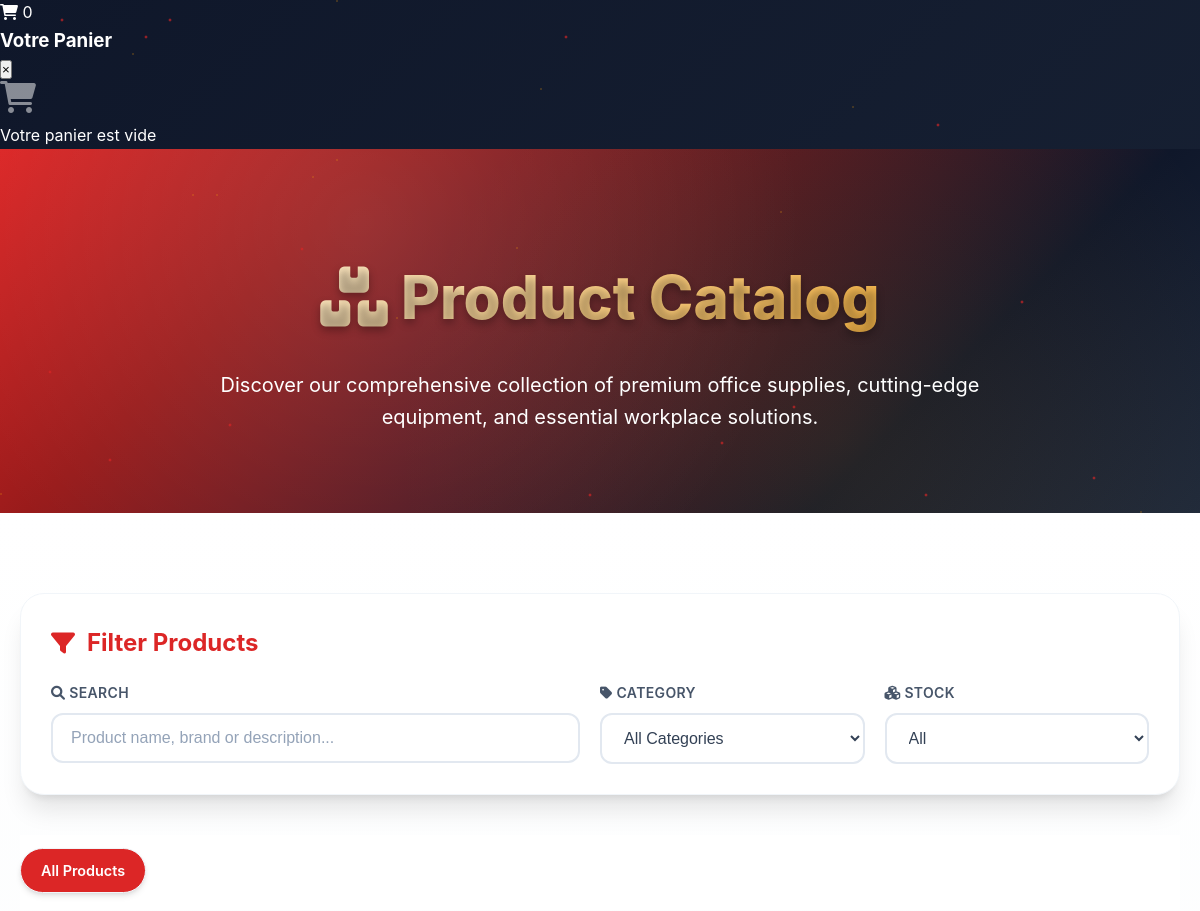
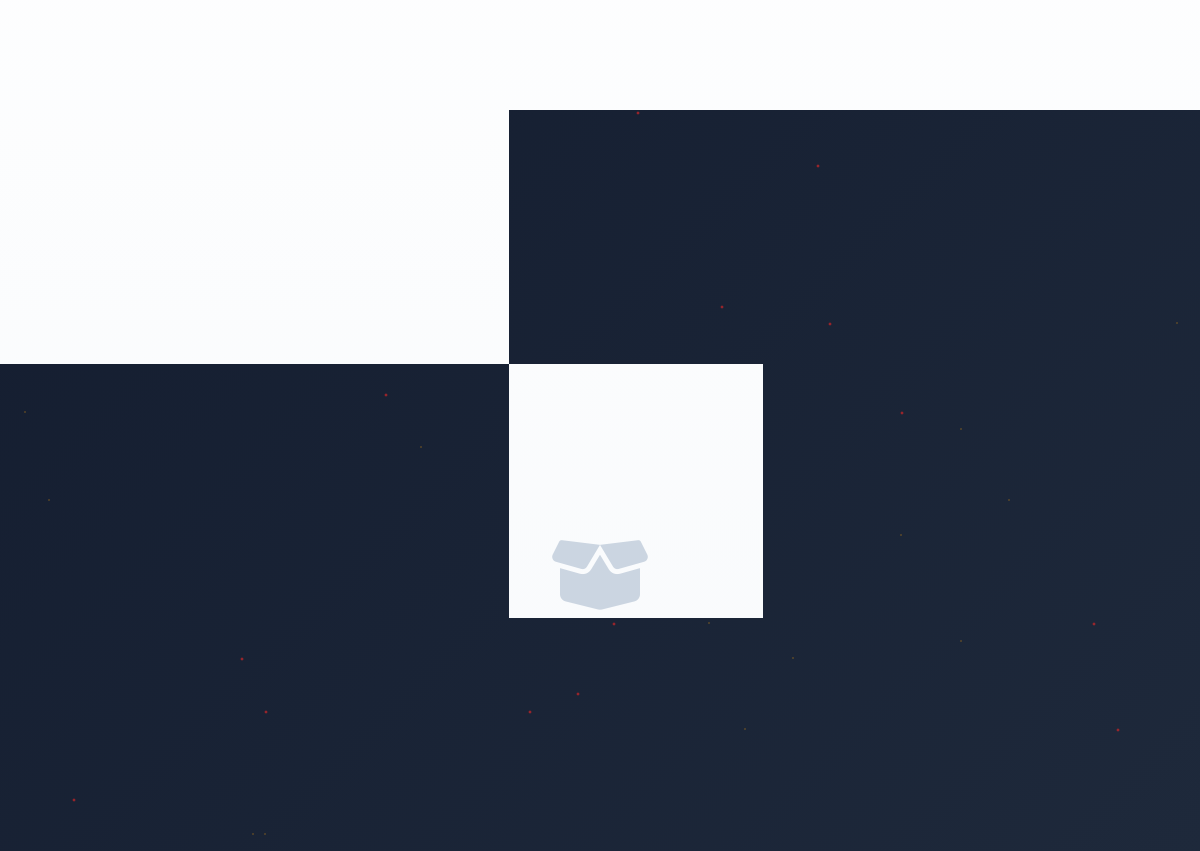
/, run on an earlier commit of the app's database (2 pictures, top to bottom).
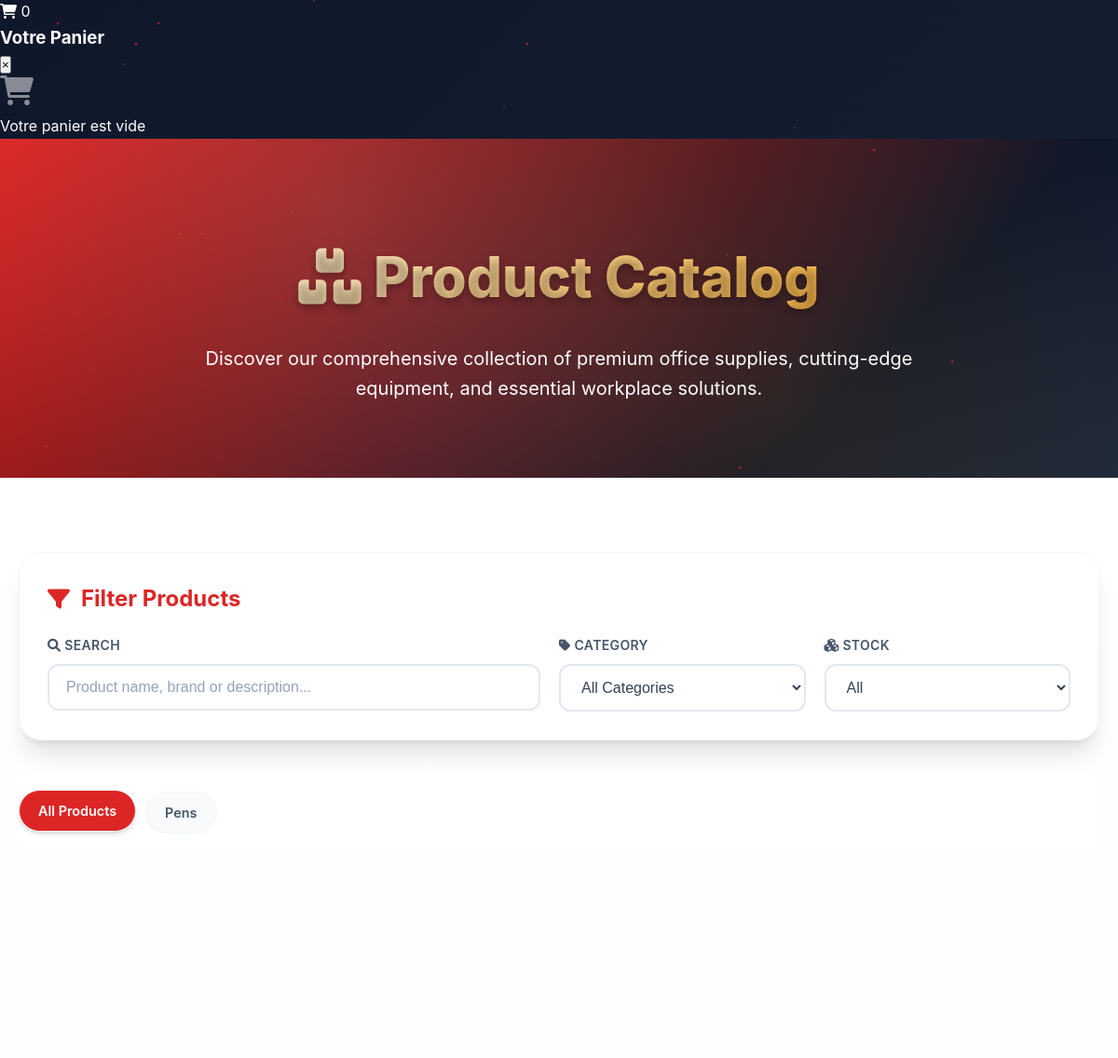
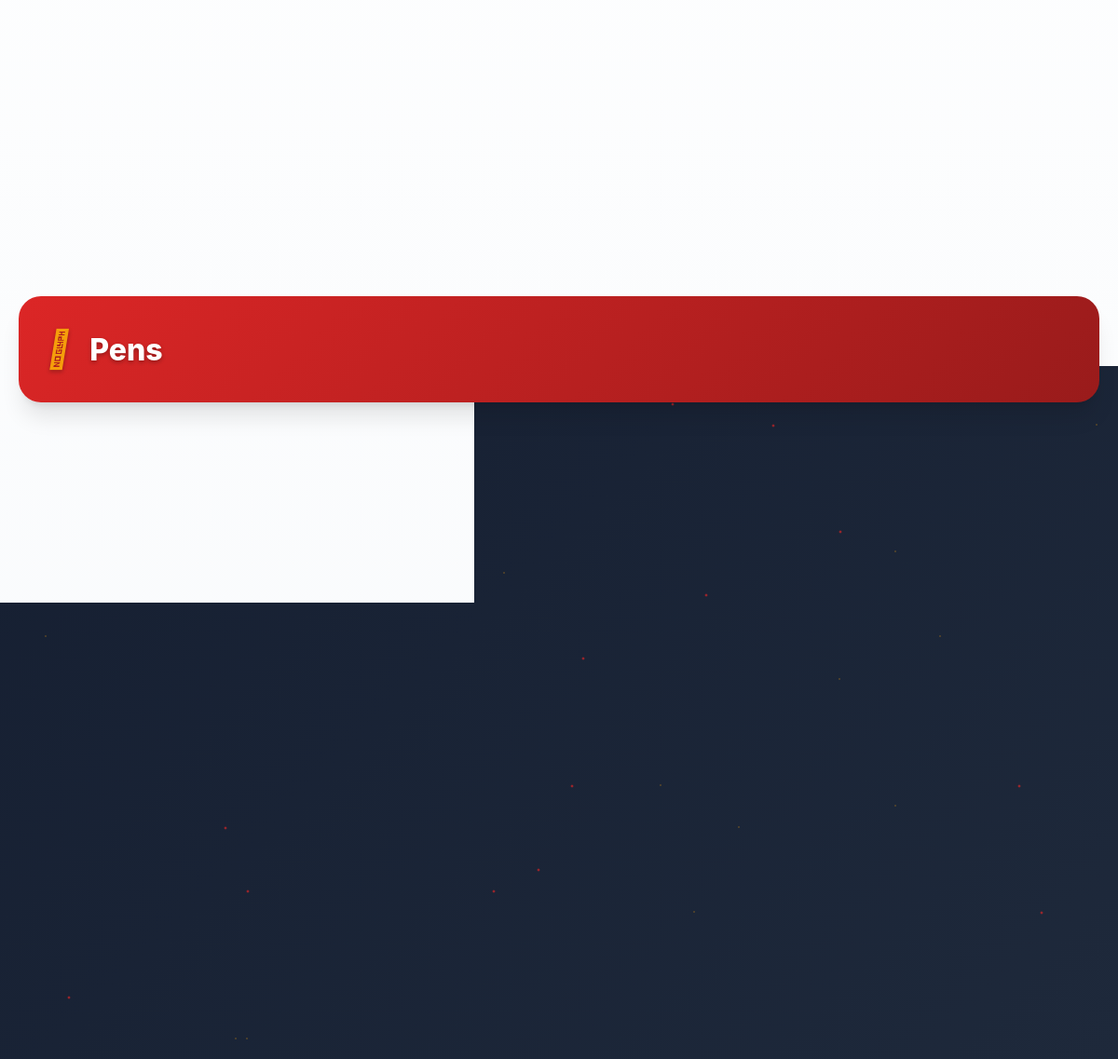
And on a later commit of the database (2 pictures, top to bottom).
### tables this page shows
CREATE TABLE `article` (
  `id_article` int(11) NOT NULL,
  `nom` varchar(100) NOT NULL,
  `description` text DEFAULT NULL,
  `marque` varchar(50) DEFAULT NULL,
  `id_categorie` int(11) DEFAULT NULL,
  `date_importation` datetime NOT NULL,
  `fournisseur` varchar(100) NOT NULL,
  `seuil_min` int(100) NOT NULL,
  `unit` varchar(20) NOT NULL DEFAULT 'piece',
  `current_stock` int(11) NOT NULL DEFAULT 0,
  `prix_unitaire` decimal(10,0) NOT NULL,
  `totale_achat` decimal(10,0) NOT NULL,
  `image` varchar(255) NOT NULL
);

CREATE TABLE `categories` (
  `id_categorie` int(11) NOT NULL,
  `nom_categorie` varchar(50) NOT NULL,
  `description` text DEFAULT NULL,
  `icon` varchar(50) DEFAULT NULL,
  `date_creation` datetime DEFAULT current_timestamp()
);

### index.php (the view, shortened to what the changed rows need)
<?php
$host = 'localhost';
$dbname = 'ch office track';
$username = 'root';
$password = '';
try {
    $pdo = new PDO("mysql:host=$host;dbname=$dbname;charset=utf8mb4", $username, $password);
    $pdo->setAttribute(PDO::ATTR_ERRMODE, PDO::ERRMODE_EXCEPTION);
} catch(PDOException $e) {
    die("Connection failed: " . $e->getMessage());
}
$sql = "SELECT a.*, c.nom_categorie, c.icon
        FROM article a
        LEFT JOIN categories c ON a.id_categorie = c.id_categorie
        ORDER BY a.date_importation DESC";
$stmt = $pdo->prepare($sql);
$stmt->execute();
$products = $stmt->fetchAll(PDO::FETCH_ASSOC);
$productsByCategory = [];
foreach ($products as $product) {
    $category = $product['nom_categorie'] ?? 'Uncategorized';
    $productsByCategory[$category][] = $product;
}
?>
<!DOCTYPE html>
<html lang="en">
<head>
    <link rel="stylesheet" href="https://cdnjs.cloudflare.com/ajax/libs/font-awesome/6.0.0/css/all.min.css">
</head>
<body>
    <div class="particles">
        <?php for($i = 0; $i < 80; $i++): ?>
            <div class="particle" style="
                left: <?php echo rand(0, 100); ?>%;
                top: <?php echo rand(0, 100); ?>%;
                animation-delay: <?php echo rand(0, 10); ?>s;
            "></div>
        <?php endfor; ?>
    </div>
    <div class="hero">
        <div class="hero-content">
            <h1><i class="fas fa-boxes"></i> Product Catalog</h1>
        </div>
    </div>
    <div class="main-content">
        <div class="container">
                            <?php foreach($productsByCategory as $category => $products): ?>
                                <option value="<?php echo htmlspecialchars($category); ?>">
                                    <?php echo htmlspecialchars($category); ?>
                                </option>
                            <?php endforeach; ?>
            <div class="category-tabs">
                <div class="category-tab active" data-category="all">All Products</div>
                <?php foreach($productsByCategory as $category => $products): ?>
                    <div class="category-tab" data-category="<?php echo htmlspecialchars($category); ?>">
                        <?php echo htmlspecialchars($category); ?>
                    </div>
                <?php endforeach; ?>
            </div>
            <?php if(empty($products)): ?>
                <div class="no-products">
                    <i class="fas fa-box-open"></i>
                    <p>No products available at the moment.</p>
                </div>
            <?php else: ?>
                <?php foreach($productsByCategory as $category => $categoryProducts): ?>
                    <div class="category-section reveal" id="category-<?php echo urlencode($category); ?>" data-category="<?php echo htmlspecialchars($category); ?>">
                        <div class="category-header">
                            <i class="<?php echo !empty($categoryProducts[0]['icon']) ? $categoryProducts[0]['icon'] : 'fas fa-box'; ?> category-icon"></i>
                            <h2 class="category-title"><?php echo htmlspecialchars($category); ?></h2>
                        </div>
                        <div class="products-grid">
                        </div>
                    </div>
                <?php endforeach; ?>
            <?php endif; ?>
        </div>
    </div>
</body>
</html>

What changed in the data, as far as the page shows it:
added article: id_categorie.nom_categorie "Pens"
